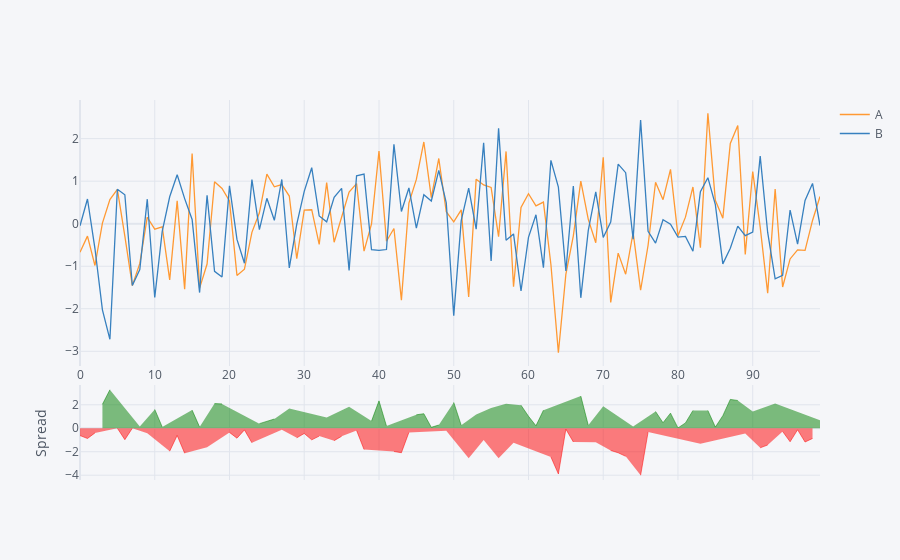

Write notebook code for a chart like this one.
### Markdown cell above
# Spread

### Code cell
df[['A','B']].iplot(kind = 'spread')
